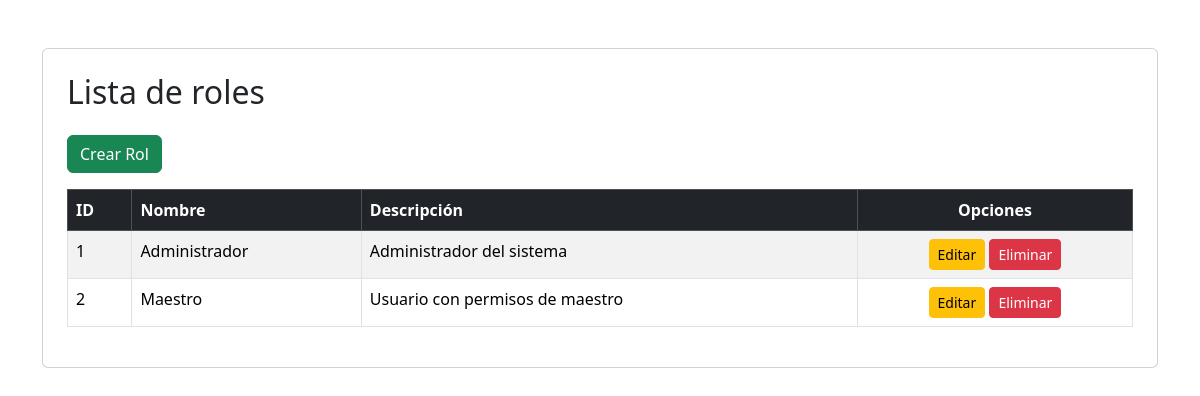
The page /PuellaSchool/views/role/roleIndex.php (signed in) on the database its author committed.
### tables this page shows
CREATE TABLE `tbl_role` (
  `RolID` int NOT NULL AUTO_INCREMENT,
  `rolName` varchar(50) NOT NULL,
  `rolInfo` varchar(255) NOT NULL,
  PRIMARY KEY (`RolID`)
);

### PuellaSchool/controllers/roleController.php (called while the page is built, shortened)
<?php
require_once(dirname(__FILE__) . "/../conf/database.php");
require_once(dirname(__FILE__) . "/../models/roleModel.php");
class RoleController
{
    private $role;
    public function __construct()
    {
        $database = new Database();
        $this->db = $database->getConnection();
        $this->role = new RolesModel($this->db);
    }
    public function index()
    {
        $result = $this->role->getRoles();
        $roles = $result->fetchAll(PDO::FETCH_ASSOC);
        include(dirname(__FILE__) . '/../views/role/roleList.php');
    }
}

### PuellaSchool/conf/database.php (called while the page is built, shortened)
<?php
    class Database{
        private $host = "localhost";
        private $database = "PuellaSchoolDB";
        private $user = "root";
        private $password = "1234";
        public function getConnection(){
            $this->conn = null;
            try{
                $this->conn = new PDO("mysql:host=".$this->host.";dbname=".$this->database, $this->user, $this->password);
                $this->conn->exec("set names utf8");
            }catch(PDOException $ex){
                echo"Connection error: ".$ex->getMessage();
                die();
            }
            return $this->conn;
        }
    }
?>

### PuellaSchool/models/roleModel.php (called while the page is built, shortened)
<?php
class RolesModel
{
    private $conn;
    public function __construct($db)
    {
        $this->conn = $db;
    }
    public function getRoles()
    {
        $query = "CALL sp_SelectRoles();";
        $result = $this->conn->prepare($query);
        $result->execute();
        return $result;
    }
}

### PuellaSchool/views/role/roleList.php (the view, shortened to what this page needs)
<!DOCTYPE html>
<html lang="en">
<head>
    <link href="https://cdn.jsdelivr.net/npm/bootstrap@5.3.3/dist/css/bootstrap.min.css" rel="stylesheet">
</head>
<body>
    <div class="container">
        <div class="card mt-5 p-4">
            <h2 class="mb-4">Lista de roles</h2>
            <div class="mb-3">
                <a href="./roleIndex.php?action=create" class="btn btn-success">Crear Rol</a>
            </div>
            <div class="table-responsive">
                <table class="table table-striped table-bordered">
                    <thead class="table-dark">
                        <tr>
                            <th scope="col">ID</th>
                            <th scope="col">Nombre</th>
                            <th scope="col">Descripción</th>
                            <th scope="col" class="text-center">Opciones</th>
                        </tr>
                    </thead>
                    <tbody>
                        <?php foreach ($roles as $rol) : ?>
                            <tr>
                                <td><?= htmlspecialchars($rol['RolID']); ?></td>
                                <td><?= htmlspecialchars($rol['rolName']); ?></td>
                                <td><?= htmlspecialchars($rol['rolInfo']); ?></td>
                                <td class="text-center">
                                    <a href="roleIndex.php?action=edit&id=<?= $rol['RolID'] ?>" class="btn btn-warning btn-sm">Editar</a>
                                    <a href="roleIndex.php?action=delete&id=<?= $rol['RolID'] ?>" class="btn btn-danger btn-sm" onclick="return confirm('¿Estás seguro de que deseas eliminar este rol?')">Eliminar</a>
                                </td>
                            </tr>
                        <?php endforeach; ?>
                    </tbody>
                </table>
            </div>
        </div>
    </div>
</body>
</html>

### rows shown on the page
tbl_role: RolID "1", rolName "Administrador", rolInfo "Administrador del sistema"
tbl_role: RolID "2", rolName "Maestro", rolInfo "Usuario con permisos de maestro"
